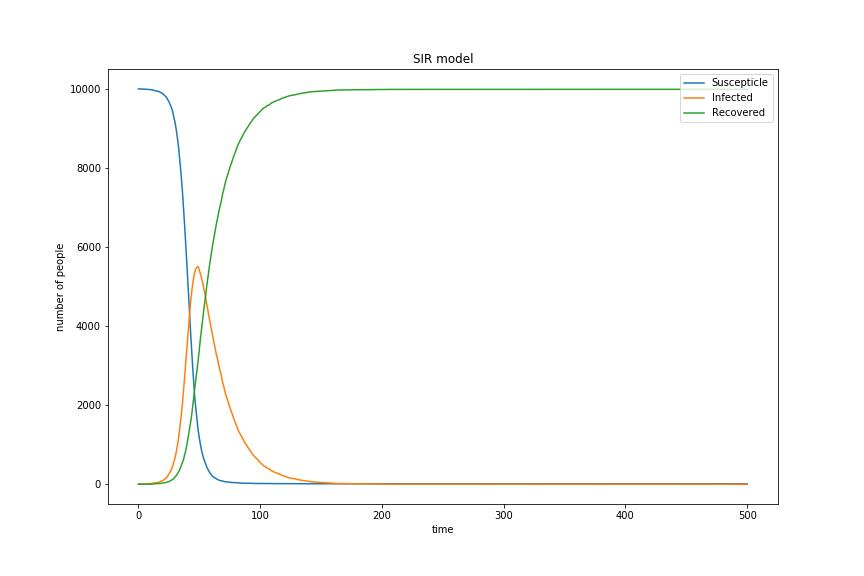

Write Python code to recreate this figure.
# -*- coding: utf-8 -*-
"""
Created on Mon May  6 16:15:04 2019

@author: surface
"""

import numpy as np
import matplotlib.pyplot as plt
import pandas as pd
S = 9999; I = 1; R = 0; N = S + I + R; T = 500
b = 0.3; y = 0.05 #b for beta, y for gamma
a = [[9999,1,0,0]] #Day 0
def chance(P,n):
    c = list(np.random.choice(range(2),n,p=[1-P,P]))
    return c.count(1) #return the number of transformed people out of n people with probability P

for t in range (1,T+1): #loop through T days
    n = chance(y,I)  #people infected that day
    m = chance(b*I/N,S)  #people recovered that day
    R += n
    I += m - n
    S -= m
    a.append([S,I,R,t])
    
a = pd.DataFrame(a)
a.columns = ['S','I','R','t']
a.plot(x='t',y=['S','I','R'],label=['Suscepticle','Infected','Recovered'],figsize =(12,8))
plt.title('SIR model')
plt.ylabel('number of people')
plt.xlabel('time')
plt.legend(loc='upper right')
plt.savefig ('SIR' ,type='png')
plt.show()
